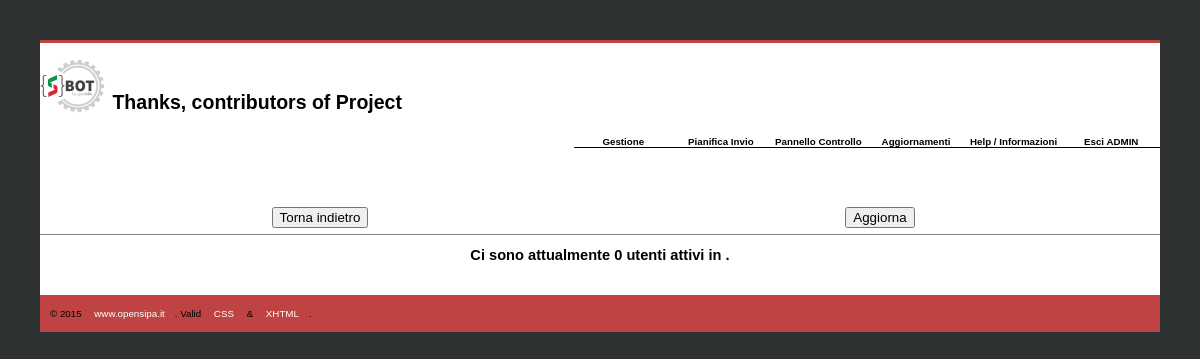
Before: /user.php (signed in) with the older database file.
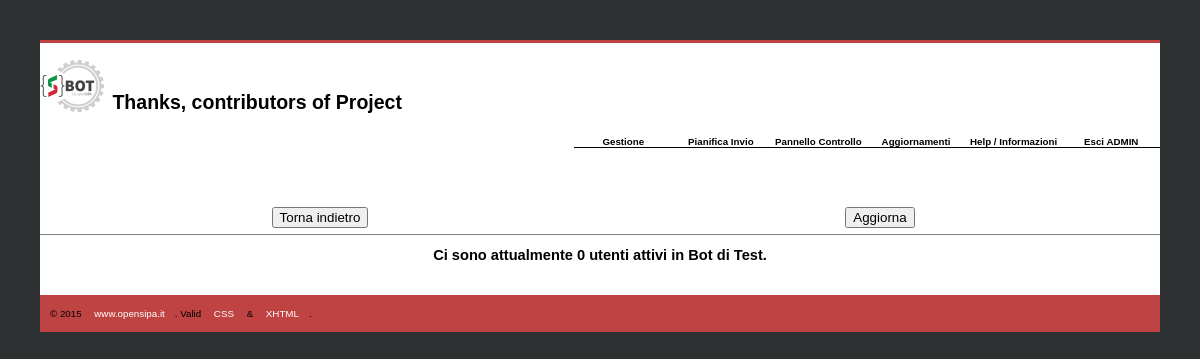
After: the same page with the newer database file.
### tables this page shows
CREATE TABLE `software_config` (
  `ID` int(11) NOT NULL,
  `SoftDesc` varchar(50) DEFAULT NULL,
  `Code` varchar(20) DEFAULT NULL,
  `Param` varchar(300) DEFAULT NULL,
  `Number` int(2) DEFAULT NULL,
  `Note` varchar(200) DEFAULT NULL,
  `Active` tinyint(1) NOT NULL DEFAULT '1',
  `Log` varchar(50) DEFAULT NULL,
  `DateUpdt` datetime DEFAULT NULL
);

### functions/functionDb.php (called while the page is built, shortened)
<?php
function getDbConnection() {
    try {
        $mysqlConn = new PDO('mysql:dbname='.$GLOBALS['mysql_db'].';port='.$GLOBALS['mysql_port'].';host='.$GLOBALS['mysql_host'],$GLOBALS['mysql_user'],$GLOBALS['mysql_pass']);
    } catch (PDOException $e) {
        die("Connessione fallita al DB (connection failed). Non posso proseguire <br>");
    }
    return $mysqlConn;
}
function dbDemName()
{
    try {
        $conn=getDbConnection();
        $sql = "SELECT Param FROM `software_config` WHERE Code = 'nomebot' AND SoftDesc = 'Demone'";
        $stmt = $conn->prepare($sql);
        $stmt->execute();
        $name=$stmt->fetch(PDO::FETCH_ASSOC);
    } catch (Exception $ex) {
        return $ex->getMessage();
    }
    return $name;
}
function dbCountActiveUsers()
{
    try {
        $conn=getDbConnection();
        $sql = "select count(*) as conteggio from utenti where StatoUtente=1";
        $stmt = $conn->prepare($sql);
        $stmt->execute();
        $valore = $stmt->fetch(PDO::FETCH_ASSOC);
    } catch (Exception $ex) {
        return $ex->getMessage();
    }
    return ($valore['conteggio']);
}

### user.php (the view, shortened to what this page needs)
<?php
include ('theme/header.php');
include ('functions/functionDb.php');
$userActive = dbCountActiveUsers();
$name = dbDemName();
?>
<div id="content" class="clearfix">
    <div align="center">
        <h2>Ci sono attualmente <strong> <?php echo $userActive; ?> </strong> utenti attivi in <?php if(isset($name)){echo $name[Param];}?>.</h2>
    </div>
</div>
<?php include ('theme/footer.php');?>

Changed rows visible on the page:
added software_config: Param "Bot di Test"
